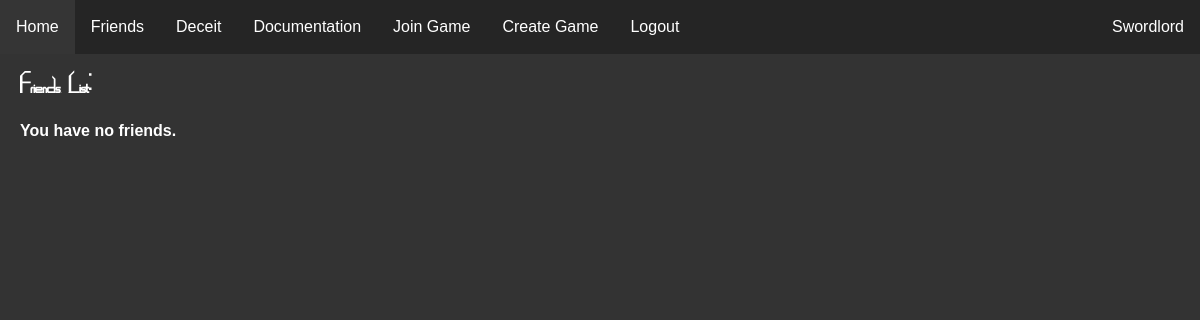
The page /user/friends (signed in) on the database as committed earlier.
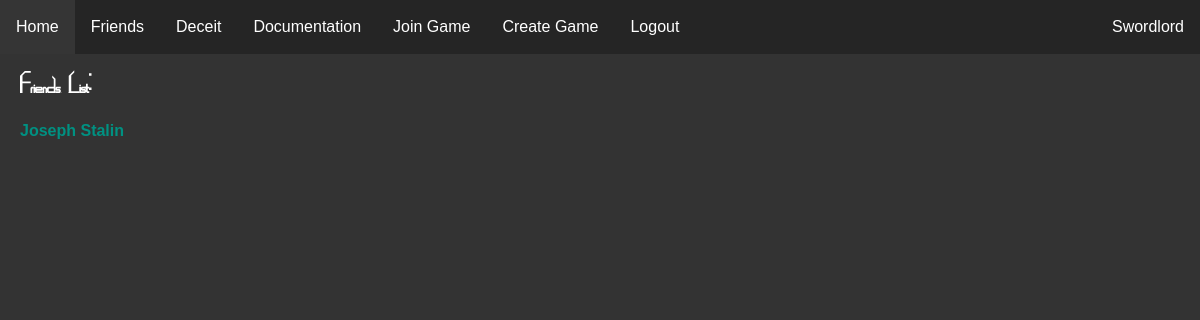
The same page on the database as committed later.
### website/models.py (models this page shows)
class User(db.Model, UserMixin):
    id = db.Column(db.Integer, primary_key=True)
    email = db.Column(db.String(150), unique=True)
    password = db.Column(db.String(150))
    username = db.Column(db.String(150))
    pfp = db.Column(db.String(50))
    admin = db.Column(db.String(50))

### website/profiles.py (the view)
@login_required
@profiles.route('friends')
def friends():
    result_list = []
    friends_list = []
    for friend in db.session.query(Friends).filter_by(user1=current_user.id):
        friends_list.append(friend.user2)
        print('worked 1')
    for friend in db.session.query(Friends).filter_by(user2=current_user.id):
        friends_list.append(friend.user1)
        print('worked 2')
    for friend in friends_list:
        print('worked 3')
        result = db.session.query(User).filter_by(id=friend).first()
        result_list.append([result, url_for('profiles.profile', user_id=result.id)])
    return render_template('friends.html', user=current_user, friends=result_list)

### website/templates/friends.html
{% extends "base.html" %} {% block title %}Friends{% endblock %}
{% block content %}
    <h2>Friends List:</h2>
    {% for friend in friends %}
        <h4><a class="link" href={{friend[1]}}>{{friend[0].username}}</a></h4>
    {% else %}
        <h4>You have no friends.</h4>
    {% endfor %}
{% endblock %}

Rows that differ between the two databases and show on the page:
added User: username "Joseph Stalin"
Other text that changed with them:
text no longer shown: "You have no friends."
